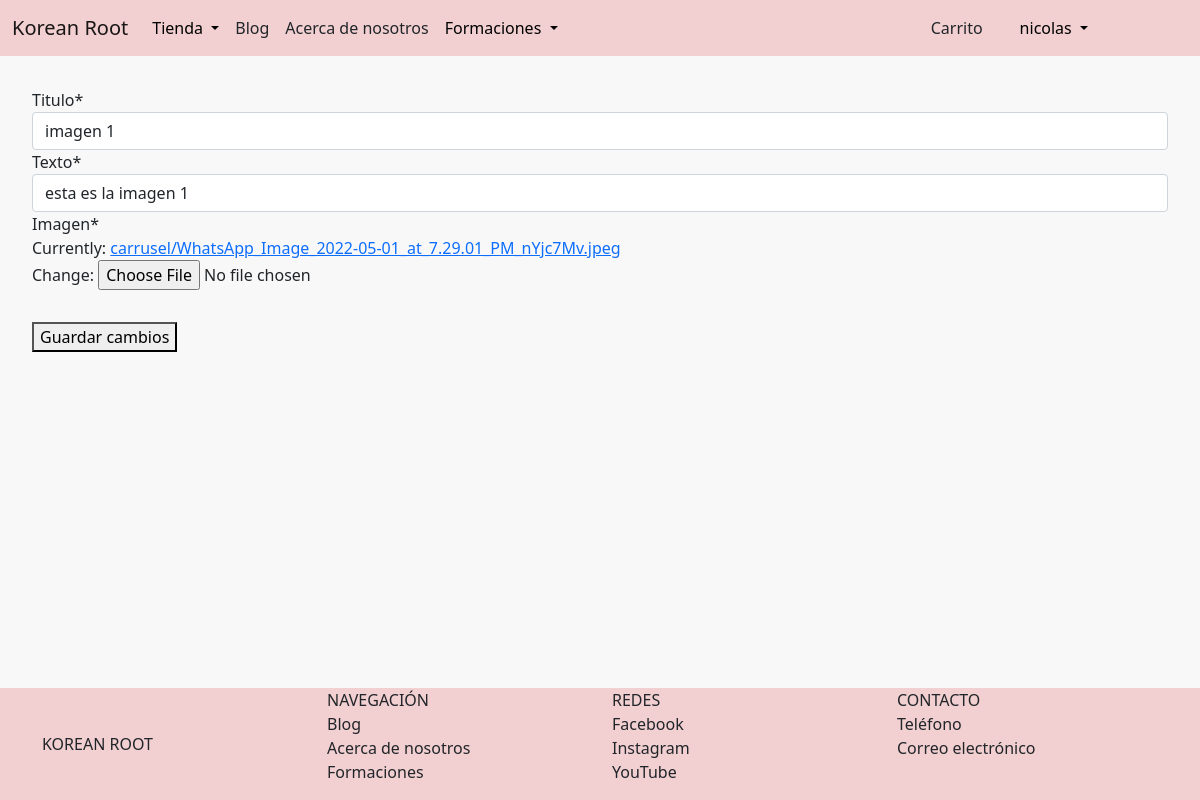
Before: /blog/editarCarrusel/1 (signed in) with the older database file.
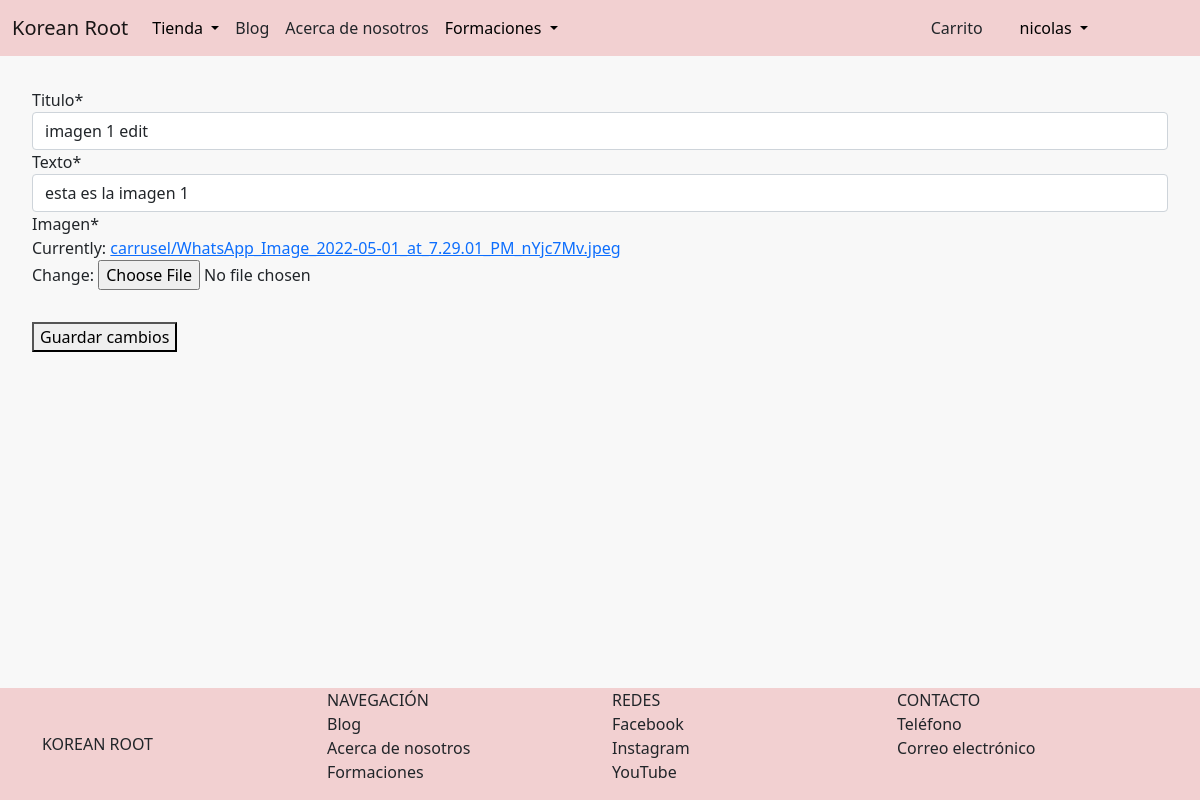
After: the same page with the newer database file.
### AppBlog/models.py (models this page shows, shortened)
class ImagenCarrusel(models.Model):
    titulo = models.CharField(max_length=70)
    texto = models.CharField(max_length=200)
    imagen = models.ImageField(upload_to='carrusel', default=None)

### AppBlog/views.py (the view)
# urls.py: path('editarCarrusel/<id>', editarCarrusel, name='editar_carrusel'),
@staff_member_required
def editarCarrusel(request,id):
    carrusel = ImagenCarrusel.objects.get(id=id)
    if request.method == 'POST':
        form = AgregarCarrusel(request.POST, request.FILES, instance=carrusel)
        if form.is_valid():
            carrusel.save()
            messages.success (request, 'Se edito el carrusel con exito.')
            return redirect('/blog/imagenesCarrusel/')
    else:
        form = AgregarCarrusel(instance=carrusel)
    return render(request, 'AppBlog/editar_carrusel.html', {'form': form})

### AppBlog/forms.py
class AgregarCarrusel(forms.ModelForm):
    class Meta:
        model = ImagenCarrusel
        fields = '__all__'

### AppBlog/templates/AppBlog/editar_carrusel.html (shortened to what this page needs)
{% extends 'AppTienda/padre.html' %}
{% load static %}
{% block contenidoQueCambia %}
    {% load crispy_forms_tags %}
    <form method="POST" enctype="multipart/form-data" class="col-lg-X" style="margin-right: 2rem; margin-left: 2rem; margin-bottom: 2rem; margin-top: 2rem;">
        {{ form|crispy }}
        <button type="submit" style="margin-top: 2rem;">Guardar cambios</button>
    </form>
    {% endblock %}

Changed rows visible on the page:
changed ImagenCarrusel "esta es la imagen 1": titulo "imagen 1" → "imagen 1 edit"
